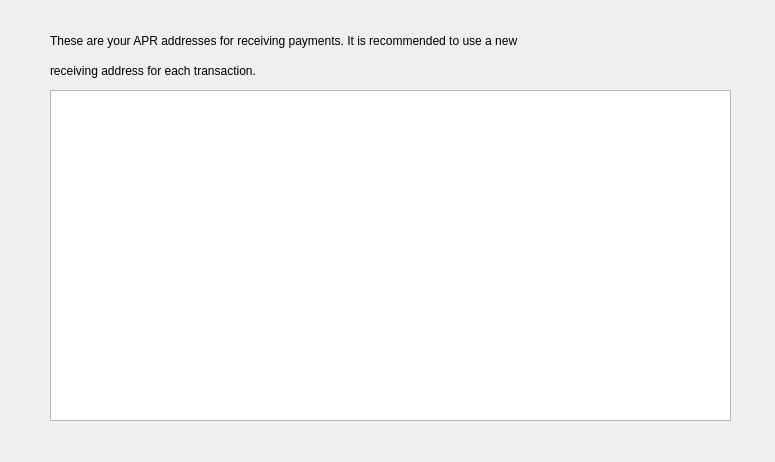
<?xml version="1.0" encoding="UTF-8"?>
<ui version="4.0">
 <class>Receiveaddresslist</class>
 <widget class="QDialog" name="Receiveaddresslist">
  <property name="geometry">
   <rect>
    <x>0</x>
    <y>0</y>
    <width>775</width>
    <height>462</height>
   </rect>
  </property>
  <property name="windowTitle">
   <string>Dialog</string>
  </property>
  <widget class="QLabel" name="label">
   <property name="geometry">
    <rect>
     <x>50</x>
     <y>30</y>
     <width>691</width>
     <height>21</height>
    </rect>
   </property>
   <property name="text">
    <string>These are your APR addresses for receiving payments. It is recommended to use a new</string>
   </property>
  </widget>
  <widget class="QLabel" name="label_2">
   <property name="geometry">
    <rect>
     <x>50</x>
     <y>60</y>
     <width>691</width>
     <height>21</height>
    </rect>
   </property>
   <property name="text">
    <string>receiving address for each transaction.</string>
   </property>
  </widget>
  <widget class="QTableView" name="tableView">
   <property name="geometry">
    <rect>
     <x>50</x>
     <y>90</y>
     <width>681</width>
     <height>331</height>
    </rect>
   </property>
  </widget>
 </widget>
 <resources/>
 <connections/>
</ui>
